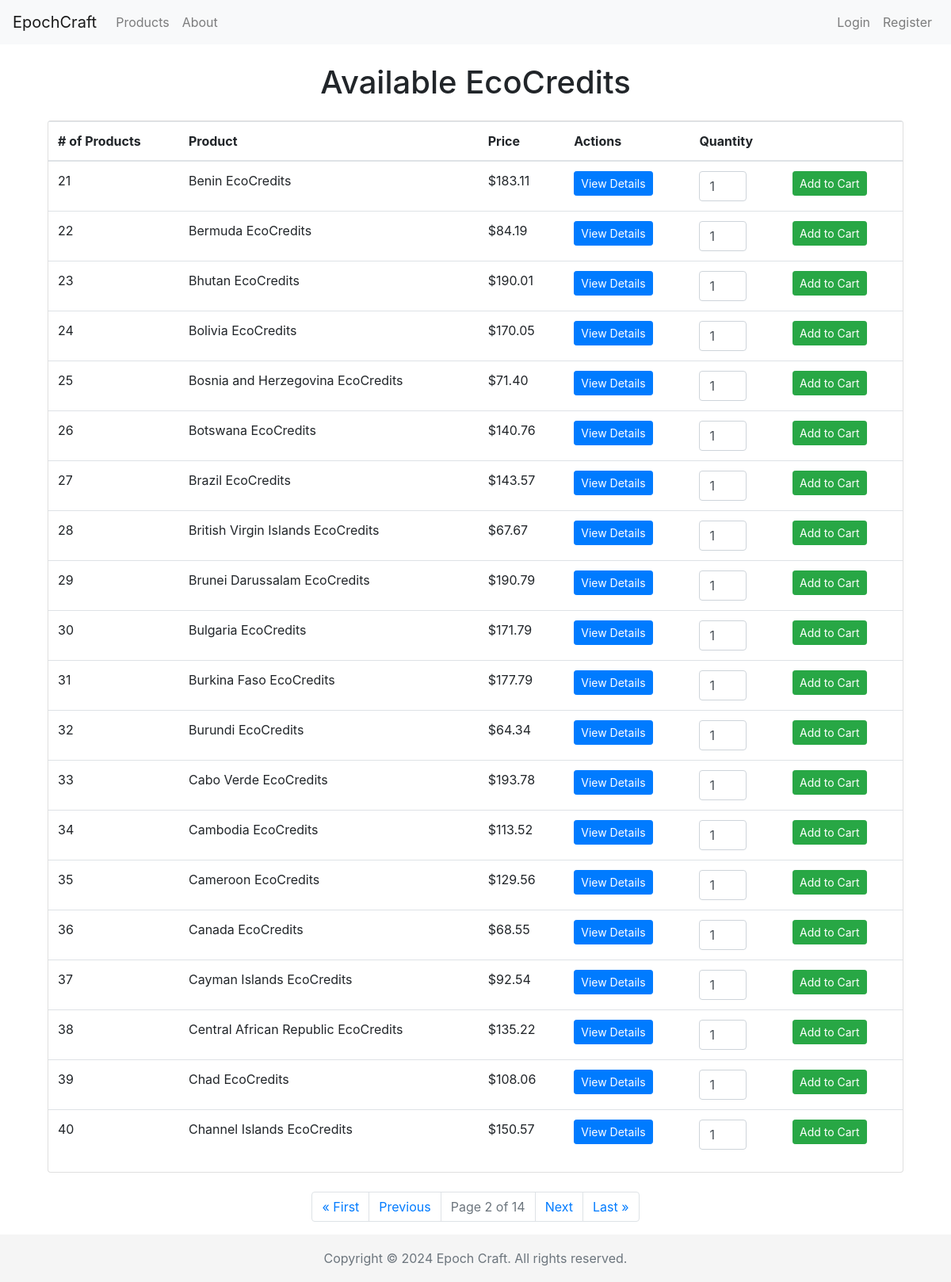
/products/?page=2, run on the app's committed database.
### cc_shop/models.py (models this page shows, shortened)
class Product(models.Model):
    country = models.ForeignKey(Country, on_delete=models.CASCADE, related_name='products')
    description = models.TextField()
    price = models.DecimalField(max_digits=10, decimal_places=2)
    type = models.CharField(max_length=50)   # Types could be like "Carbon Offset", "Renewable Energy Credit", etc

class Country(models.Model):
    country_code = models.CharField(max_length=3, primary_key=True)
    country_name = models.CharField(max_length=100)
    def __str__(self):
        return self.country_name

### cc_shop/views.py (the view)
# urls.py: path('products/', views.list_products, name='list_products'),
def list_products(request):
    query = request.GET.get('query', '').lower()
    if query:
        if 'ecocredits' in query:
            products = Product.objects.all().order_by('id')
        else:
            products = Product.objects.filter(country__country_name__icontains=query).order_by('id')  # Added ordering
    else:
        products = Product.objects.all().order_by('id')
    paginator = Paginator(products, 20)   # Show 20 products per page
    page_number = request.GET.get('page')
    try:
        products_page_obj = paginator.page(page_number)
    except PageNotAnInteger:
        products_page_obj = paginator.page(1)
    except EmptyPage:
        products_page_obj = paginator.page(paginator.num_pages)
    start_index = (products_page_obj.number - 1) * paginator.per_page + 1
    return render(request, 'list_products.html', {'products_page_obj': products_page_obj, 'start_index': start_index})

### cc_shop/templates/list_products.html (shortened to what this page needs)
{% extends 'base.html' %}
{% block content %}
<div class="container mt-4">
    <h1 class="text-center mb-4">Available EcoCredits</h1>
    <div class="card">
        <table class="table table-hover">
            <thead>
                <tr>
                    <th># of Products</th>
                    <th>Product</th>
                    <th>Price</th>
                    <th>Actions</th>
                    <th>Quantity</th>
                    <th></th>
                </tr>
            </thead>
            <tbody>
                {% for product in products_page_obj %}
                <tr>
                    <td>{{ start_index|add:forloop.counter0 }}</td>
                    <td>{{ product.country }} EcoCredits</td>
                    <td>${{ product.price }}</td>
                    <td><a href="{% url 'product_detail' product.id %}" class="btn btn-primary btn-sm" id="view-button">View Details</a></td>
                    <td>
                        <input type="number" name="quantity" value="1" min="1" max="99" class="form-control" style="width: 60px;">
                    </td>
                    <td>
                        <form action="{% url 'add_to_cart' product.id %}" method="post" class="d-inline">
                            <button type="submit" class="btn btn-success btn-sm">Add to Cart</button>
                        </form>
                    </td>
                </tr>
                {% empty %}
                <tr><td colspan="4">No products found.</td></tr>
                {% endfor %}
            </tbody>
        </table>
    </div>
    <div class="row justify-content-center mt-4">
        <nav aria-label="Page navigation">
            <ul class="pagination">
                {% if products_page_obj.has_previous %}
                    <li class="page-item"><a class="page-link" href="?page=1">&laquo; First</a></li>
                    <li class="page-item"><a class="page-link" href="?page={{ products_page_obj.previous_page_number }}">Previous</a></li>
                {% endif %}
                <li class="page-item disabled"><a class="page-link" href="#">Page {{ products_page_obj.number }} of {{ products_page_obj.paginator.num_pages }}</a></li>
                {% if products_page_obj.has_next %}
                    <li class="page-item"><a class="page-link" href="?page={{ products_page_obj.next_page_number }}">Next</a></li>
                    <li class="page-item"><a class="page-link" href="?page={{ products_page_obj.paginator.num_pages }}">Last &raquo;</a></li>
                {% endif %}
            </ul>
        </nav>
    </div>
</div>
{% endblock %}

### cc_shop/templates/base.html (style rules this page uses)
html { position: relative; min-height: 100%; }
body { margin-bottom: 60px; }

### data on the page
Product: counter0 "21", country "Benin", price "183.11"
Product: counter0 "22", country "Bermuda", price "84.19"
Product: counter0 "23", country "Bhutan", price "190.01"
Product: counter0 "24", country "Bolivia", price "170.05"
Product: counter0 "25", country "Bosnia and Herzegovina", price "71.40"
Product: counter0 "26", country "Botswana", price "140.76"
Product: counter0 "27", country "Brazil", price "143.57"
Product: counter0 "28", country "British Virgin Islands", price "67.67"
Product: counter0 "29", country "Brunei Darussalam", price "190.79"
Product: counter0 "30", country "Bulgaria", price "171.79"
Product: counter0 "31", country "Burkina Faso", price "177.79"
Product: counter0 "32", country "Burundi", price "64.34"
Product: counter0 "33", country "Cabo Verde", price "193.78"
Product: counter0 "34", country "Cambodia", price "113.52"
Product: counter0 "35", country "Cameroon", price "129.56"
Product: counter0 "36", country "Canada", price "68.55"
Product: counter0 "37", country "Cayman Islands", price "92.54"
Product: counter0 "38", country "Central African Republic", price "135.22"
Product: counter0 "39", country "Chad", price "108.06"
Product: counter0 "40", country "Channel Islands", price "150.57"

### other printed values
{{ products_page_obj.number }} "2"
{{ products_page_obj.paginator.num_pages }} "14"
